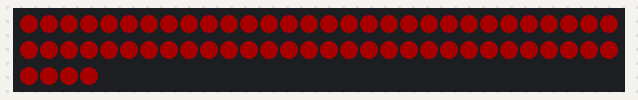
Simulated run of this sketch. Board: Arduino Uno, built with avr-gcc and run on an emulated ATmega328P. On the bench: 64 RGB LEDs in strip order, left to right, continuing on the next row. Dim RGB values are drawn brighter than linear.

Above: at 0.1 s.
At 1.1 s:
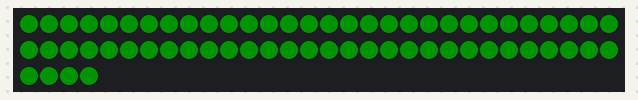
At 2.1 s:
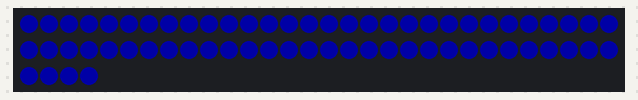

The sketch:

01_LED_Test.ino
```cpp
#include <FastLED.h>

#define DATA_PIN 18
#define NUM_LEDS 64

CRGB leds[NUM_LEDS];

void setup() {
  FastLED.addLeds<WS2812B, DATA_PIN, GRB>(leds, NUM_LEDS);
  FastLED.setBrightness(40);
}

void loop() {
  fill_solid(leds, NUM_LEDS, CRGB::Red);
  FastLED.show();
  delay(1000);

  fill_solid(leds, NUM_LEDS, CRGB::Green);
  FastLED.show();
  delay(1000);

  fill_solid(leds, NUM_LEDS, CRGB::Blue);
  FastLED.show();
  delay(1000);
}
```

Measured:
- by itself, everything shown: repeats every 3.0 s, in 3 steps
- what the display in image 1 shows lasts 1.0 s, from 1.0 s to 2.0 s
